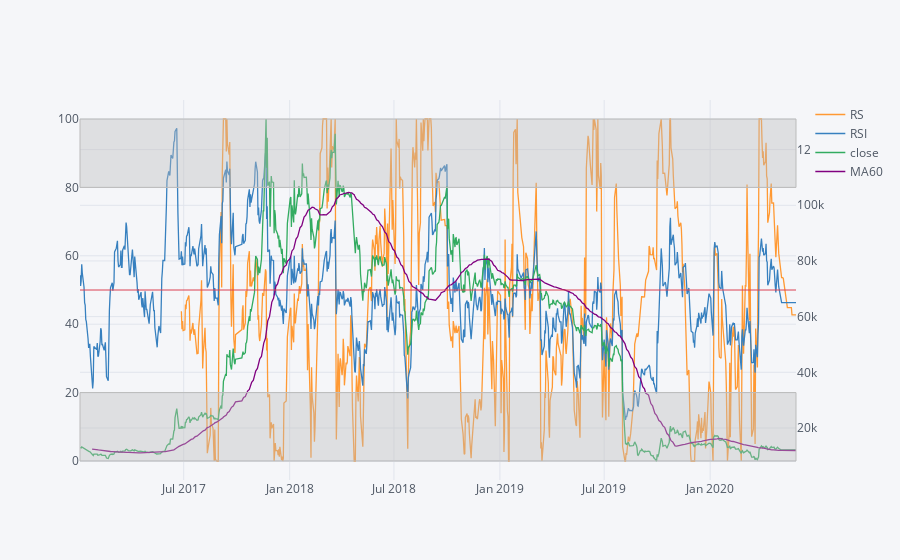

Notebook code for this chart:
### Code cell
from sklearn.preprocessing import RobustScaler

def RS(data):
    data = np.array(data)
    scaler = RobustScaler()
    scaler.fit(np.reshape(data, (-1,1)))
    return scaler.transform(np.reshape(data[-1], (-1,1)))

df['RS'] = df['RSI'].rolling(window=60).apply(lambda x : RS(x)*100)
df['RS'] = df['RS'].rolling(window=60).apply(lambda x : MMS(x) * 100)

df[['RS','RSI','close','MA60']].iplot(secondary_y=['close','MA60'], hline=[50],
                                      hspan=[{'y0':'0','y1':'20','color':'rgba(30,30,30,0.3)','fill':True,'opacity':.4},
                                            {'y0':'80','y1':'100','color':'rgba(30,30,30,0.3)','fill':True,'opacity':.4}])

### Figure 1 — Plotly figure (JSON) as saved in the notebook; plotly's stock layout.template omitted (floating-point values rounded to 4 significant figures; data arrays with more than 128 entries replaced by an {"elided": "..."} marker saying what was removed)
{"data": [{"line": {"color": "rgba(255, 153, 51, 1.0)", "dash": "solid", "shape": "linear", "width": 1.3}, "mode": "lines", "name": "RS", "text": "", "type": "scatter", "x": {"elided": "834 str values"}, "y": {"elided": "834 mixed values"}}, {"line": {"color": "rgba(55, 128, 191, 1.0)", "dash": "solid", "shape": "linear", "width": 1.3}, "mode": "lines", "name": "RSI", "text": "", "type": "scatter", "x": {"elided": "834 str values"}, "y": {"elided": "834 float values"}}, {"line": {"color": "rgba(50, 171, 96, 1.0)", "dash": "solid", "shape": "linear", "width": 1.3}, "mode": "lines", "name": "close", "text": "", "type": "scatter", "x": {"elided": "834 str values"}, "xaxis": "x", "y": {"elided": "834 int values"}, "yaxis": "y2"}, {"line": {"color": "rgba(128, 0, 128, 1.0)", "dash": "solid", "shape": "linear", "width": 1.3}, "mode": "lines", "name": "MA60", "text": "", "type": "scatter", "x": {"elided": "834 str values"}, "xaxis": "x", "y": {"elided": "834 mixed values"}, "yaxis": "y2"}], "layout": {"legend": {"bgcolor": "#F5F6F9", "font": {"color": "#4D5663"}}, "paper_bgcolor": "#F5F6F9", "plot_bgcolor": "#F5F6F9", "shapes": [{"line": {"color": "#db4052", "dash": "solid", "width": 1}, "type": "line", "x0": 0, "x1": 1, "xref": "paper", "y0": 50, "y1": 50, "yref": "y"}, {"fillcolor": "rgba(187, 187, 187, 0.4)", "line": {"color": "#BBBBBB", "dash": "solid", "width": 1}, "type": "rect", "x0": 0, "x1": 1, "xref": "paper", "y0": "0", "y1": "20", "yref": "y"}, {"fillcolor": "rgba(187, 187, 187, 0.4)", "line": {"color": "#BBBBBB", "dash": "solid", "width": 1}, "type": "rect", "x0": 0, "x1": 1, "xref": "paper", "y0": "80", "y1": "100", "yref": "y"}], "title": {"font": {"color": "#4D5663"}}, "xaxis": {"gridcolor": "#E1E5ED", "showgrid": true, "tickfont": {"color": "#4D5663"}, "title": {"font": {"color": "#4D5663"}, "text": ""}, "zerolinecolor": "#E1E5ED"}, "yaxis": {"gridcolor": "#E1E5ED", "showgrid": true, "tickfont": {"color": "#4D5663"}, "title": {"font": {"color": "#4D5663"}, "text": ""}, "zerolinecolor": "#E1E5ED"}, "yaxis2": {"anchor": "x", "gridcolor": "#E1E5ED", "overlaying": "y", "showgrid": true, "side": "right", "tickfont": {"color": "#4D5663"}, "title": {"text": ""}, "zerolinecolor": "#E1E5ED"}}}
